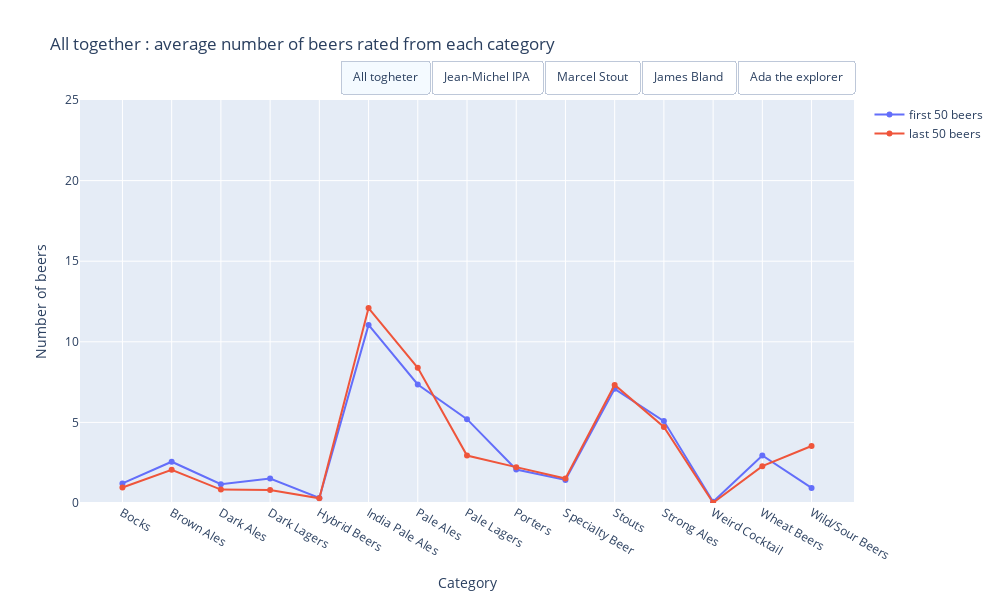

Here is the notebook cell this chart was saved with:
### Code cell
#le vrai

# plotly setup 
fig = go.Figure()

# Add one ore more traces
x = mean_user["category"].values
fig.add_traces(go.Scatter(x=x, y=mean_user["all_first_50"].values,name='first 50 beers', visible=True, showlegend=True))
fig.add_traces(go.Scatter(x=x, y=mean_user["all_last_50"].values,name='last 50 beers', visible=True, showlegend=True))

fig.add_traces(go.Scatter(x=x, y=mean_user["first_50_IPA"].values,name='first 50 beers', visible=False, showlegend=True))
fig.add_traces(go.Scatter(x=x, y=mean_user["last_50_IPA"].values,name='last 50 beers', visible=False, showlegend=True))

fig.add_traces(go.Scatter(x=x, y=mean_user["first_50_stout"].values,name='first 50 beers', visible=False, showlegend=True))
fig.add_traces(go.Scatter(x=x, y=mean_user["last_50_stout"].values,name='last 50 beers', visible=False, showlegend=True))

fig.add_traces(go.Scatter(x=x, y=mean_user["first_50_pale_lager"].values,name='first 50 beers', visible=False, showlegend=True))
fig.add_traces(go.Scatter(x=x, y=mean_user["last_50_pale_lager"].values,name='last 50 beers', visible=False, showlegend=True))

fig.add_traces(go.Scatter(x=x, y=mean_user["first_50_explorers"].values,name='first 50 beers', visible=False, showlegend=True))
fig.add_traces(go.Scatter(x=x, y=mean_user["last_50_explorers"].values,name='last 50 beers', visible=False, showlegend=True))

list_0 = [True, True, False, False, False, False, False, False, False, False,]
list_1 = [False, False, True, True, False, False, False, False, False, False,]
list_2 = [False, False, False, False, True, True, False, False, False, False,]
list_3 = [False, False, False, False, False, False, True, True, False, False,]
list_4 = [False, False, False, False, False, False, False, False,True, True, ]

fig.update_layout(
    yaxis_range=[0,25],
    width=1000,
    height=600,
    updatemenus=[
        dict(
            type="buttons",
            direction="right",
            active=0,
            x=1,
            y=1.1,
            buttons=list([
                dict(label="All togheter",
                     method="update",
                     args=[{"visible": list_0},
                           {'title':'All together : average number of beers rated from each category'}]),
                dict(label="Jean-Michel IPA",
                     method="update",
                     args=[{"visible": list_1},
                           {'title' : '"Jean-Michel IPA" team : average number of beers rated from each category'}]),
                dict(label="Marcel Stout",
                     method="update",
                     args=[{"visible": list_2},
                           {'title' : '"Marcel Stout" team : average number of beers rated from each category'}]),
                dict(label="James Bland",
                     method="update",
                     args=[{"visible": list_3},
                           {'title' : '"James Bland" team : average number of beers rated from each category'}]),
                dict(label="Ada the explorer",
                     method="update",
                     args=[{"visible": list_4},
                           {'title' : '"Ada the explorer" team : average number of beers rated from each category'}])
            ]),
        )
    ])

# Set title
fig.update_xaxes(title_text="Category")
fig.update_yaxes(title_text="Number of beers")

fig.update_layout({'title' : 'All together : average number of beers rated from each category'})


fig.show()
fig.write_html("all_first_vs_last.html")

### Figure 1 — Plotly figure (JSON) as saved in the notebook; plotly's stock layout.template omitted (floating-point values rounded to 4 significant figures)
{"data": [{"name": "first 50 beers", "showlegend": true, "type": "scatter", "visible": true, "x": ["Bocks", "Brown Ales", "Dark Ales", "Dark Lagers", "Hybrid Beers", "India Pale Ales", "Pale Ales", "Pale Lagers", "Porters", "Specialty Beer", "Stouts", "Strong Ales", "Weird Cocktail", "Wheat Beers", "Wild/Sour Beers"], "y": [1.217, 2.561, 1.164, 1.515, 0.3089, 11.05, 7.352, 5.2, 2.076, 1.431, 7.084, 5.082, 0.07714, 2.948, 0.9355]}, {"name": "last 50 beers", "showlegend": true, "type": "scatter", "visible": true, "x": ["Bocks", "Brown Ales", "Dark Ales", "Dark Lagers", "Hybrid Beers", "India Pale Ales", "Pale Ales", "Pale Lagers", "Porters", "Specialty Beer", "Stouts", "Strong Ales", "Weird Cocktail", "Wheat Beers", "Wild/Sour Beers"], "y": [0.9576, 2.062, 0.8311, 0.8072, 0.2951, 12.09, 8.383, 2.943, 2.224, 1.515, 7.325, 4.721, 0.01934, 2.285, 3.538]}, {"name": "first 50 beers", "showlegend": true, "type": "scatter", "visible": false, "x": ["Bocks", "Brown Ales", "Dark Ales", "Dark Lagers", "Hybrid Beers", "India Pale Ales", "Pale Ales", "Pale Lagers", "Porters", "Specialty Beer", "Stouts", "Strong Ales", "Weird Cocktail", "Wheat Beers", "Wild/Sour Beers"], "y": [0.5983, 1.732, 0.6151, 0.5481, 0.2343, 22.83, 7.469, 2.013, 1.351, 1.222, 4.556, 4.075, 0.01255, 1.879, 0.8619]}, {"name": "last 50 beers", "showlegend": true, "type": "scatter", "visible": false, "x": ["Bocks", "Brown Ales", "Dark Ales", "Dark Lagers", "Hybrid Beers", "India Pale Ales", "Pale Ales", "Pale Lagers", "Porters", "Specialty Beer", "Stouts", "Strong Ales", "Weird Cocktail", "Wheat Beers", "Wild/Sour Beers"], "y": [0.5314, 1.264, 0.4519, 0.4895, 0.2469, 16.16, 8.142, 2.201, 1.962, 1.201, 7.607, 3.703, 0.008368, 1.824, 4.205]}, {"name": "first 50 beers", "showlegend": true, "type": "scatter", "visible": false, "x": ["Bocks", "Brown Ales", "Dark Ales", "Dark Lagers", "Hybrid Beers", "India Pale Ales", "Pale Ales", "Pale Lagers", "Porters", "Specialty Beer", "Stouts", "Strong Ales", "Weird Cocktail", "Wheat Beers", "Wild/Sour Beers"], "y": [0.8163, 2.505, 0.9592, 0.6327, 0.2806, 9.872, 4.75, 1.296, 3.097, 1.342, 15.15, 6.168, 0.07653, 1.551, 1.505]}, {"name": "last 50 beers", "showlegend": true, "type": "scatter", "visible": false, "x": ["Bocks", "Brown Ales", "Dark Ales", "Dark Lagers", "Hybrid Beers", "India Pale Ales", "Pale Ales", "Pale Lagers", "Porters", "Specialty Beer", "Stouts", "Strong Ales", "Weird Cocktail", "Wheat Beers", "Wild/Sour Beers"], "y": [0.551, 1.878, 0.602, 0.5459, 0.2449, 11.47, 7.041, 1.638, 2.577, 1.485, 10.19, 5.092, 0.005102, 1.878, 4.801]}, {"name": "first 50 beers", "showlegend": true, "type": "scatter", "visible": false, "x": ["Bocks", "Brown Ales", "Dark Ales", "Dark Lagers", "Hybrid Beers", "India Pale Ales", "Pale Ales", "Pale Lagers", "Porters", "Specialty Beer", "Stouts", "Strong Ales", "Weird Cocktail", "Wheat Beers", "Wild/Sour Beers"], "y": [1.794, 2.723, 1.426, 3.348, 0.383, 3.298, 7.78, 13.62, 1.56, 1.418, 3.511, 3.95, 0.156, 4.745, 0.2837]}, {"name": "last 50 beers", "showlegend": true, "type": "scatter", "visible": false, "x": ["Bocks", "Brown Ales", "Dark Ales", "Dark Lagers", "Hybrid Beers", "India Pale Ales", "Pale Ales", "Pale Lagers", "Porters", "Specialty Beer", "Stouts", "Strong Ales", "Weird Cocktail", "Wheat Beers", "Wild/Sour Beers"], "y": [1.631, 2.617, 1.22, 1.27, 0.2979, 10.15, 9.511, 4.652, 2.163, 1.688, 5.298, 4.681, 0.02837, 2.894, 1.901]}, {"name": "first 50 beers", "showlegend": true, "type": "scatter", "visible": false, "x": ["Bocks", "Brown Ales", "Dark Ales", "Dark Lagers", "Hybrid Beers", "India Pale Ales", "Pale Ales", "Pale Lagers", "Porters", "Specialty Beer", "Stouts", "Strong Ales", "Weird Cocktail", "Wheat Beers", "Wild/Sour Beers"], "y": [1.66, 3.282, 1.655, 1.53, 0.3376, 8.193, 9.409, 3.868, 2.297, 1.744, 5.119, 6.132, 0.06345, 3.619, 1.091]}, {"name": "last 50 beers", "showlegend": true, "type": "scatter", "visible": false, "x": ["Bocks", "Brown Ales", "Dark Ales", "Dark Lagers", "Hybrid Beers", "India Pale Ales", "Pale Ales", "Pale Lagers", "Porters", "Specialty Beer", "Stouts", "Strong Ales", "Weird Cocktail", "Wheat Beers", "Wild/Sour Beers"], "y": [1.117, 2.49, 1.051, 0.9239, 0.3909, 10.59, 8.84, 3.282, 2.195, 1.685, 6.206, 5.409, 0.03553, 2.543, 3.246]}], "layout": {"height": 600, "title": {"text": "All together : average number of beers rated from each category"}, "updatemenus": [{"active": 0, "buttons": [{"args": [{"visible": [true, true, false, false, false, false, false, false, false, false]}, {"title": "All together : average number of beers rated from each category"}], "label": "All togheter", "method": "update"}, {"args": [{"visible": [false, false, true, true, false, false, false, false, false, false]}, {"title": "\"Jean-Michel IPA\" team : average number of beers rated from each category"}], "label": "Jean-Michel IPA", "method": "update"}, {"args": [{"visible": [false, false, false, false, true, true, false, false, false, false]}, {"title": "\"Marcel Stout\" team : average number of beers rated from each category"}], "label": "Marcel Stout", "method": "update"}, {"args": [{"visible": [false, false, false, false, false, false, true, true, false, false]}, {"title": "\"James Bland\" team : average number of beers rated from each category"}], "label": "James Bland", "method": "update"}, {"args": [{"visible": [false, false, false, false, false, false, false, false, true, true]}, {"title": "\"Ada the explorer\" team : average number of beers rated from each category"}], "label": "Ada the explorer", "method": "update"}], "direction": "right", "type": "buttons", "x": 1, "y": 1.1}], "width": 1000, "xaxis": {"title": {"text": "Category"}}, "yaxis": {"range": [0, 25], "title": {"text": "Number of beers"}}}}
